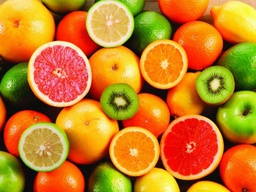
#> input picture images/fruits.jpg, 256 x 192 px, shrunk from 1024 x 768 before the run
$ python SobelEdgeDetector.py
#> lines starting #> are read from the running program, lines starting #| are printed output that depends on the picture
from PIL import Image
from enum import Enum
import numpy as np


class Edge(Enum):
    X = 1
    Y = 2
    XY = 3


class SobelEdgeDetector:
    @staticmethod
    def _get_kernel(kernel_type: Edge):
        if kernel_type == Edge.X:
            kernel = np.array([[1, 2, 1], [0, 0, 0], [-1, -2, -1]])
        else:  # kernel_type == EDGE.Y:
            kernel = np.array([[1, 0, -1], [2, 0, -2], [1, 0, -1]])
        return kernel

    @staticmethod
    def _L_edge_detect(image: Image, kernel_type: Edge = Edge.XY):
        def _kernel_step(x_, y_):
            num = np_img[y_:y_ + kernel_size, x_:x_ + kernel_size]
            return round(np.sum(num * kernel))

        w, h = image.size
        np_img = np.array(image)
        kernel_size = 3
        padding = kernel_size // 2
        if kernel_type == Edge.XY:
            x_img = SobelEdgeDetector._L_edge_detect(image, Edge.X)
            y_img = SobelEdgeDetector._L_edge_detect(image, Edge.Y)
            xy_img = np.linalg.norm(np.dstack((x_img, y_img)), axis=2).astype(int)
            new_im = Image.fromarray(xy_img)
            return new_im
        else:
            kernel = SobelEdgeDetector._get_kernel(kernel_type)
            w_new, h_new = w - 2 * padding, h - 2 * padding
            new_im = Image.new("L", (w_new, h_new))
            for x in range(w_new):
                for y in range(h_new):
                    avg_ = _kernel_step(x, y)
                    new_im.putpixel((x, y), avg_)
            return new_im

    @staticmethod
    def edge_detect(image: Image, kernel_type: Edge = Edge.XY):
        if image.mode == 'L':
            return SobelEdgeDetector._L_edge_detect(image, kernel_type)
        else:
            xy_img = np.linalg.norm(np.dstack([
                SobelEdgeDetector._L_edge_detect(ch, kernel_type) for ch in image.split()
            ]), axis=2).astype(int)
            new_im = Image.fromarray(xy_img).convert('L')
            return new_im


if __name__ == "__main__":
    filename = '../images/fruits.jpg'

    with Image.open(filename) as img:
#> img is the input picture: PIL image 256x192 RGB; mean R, G, B 194.6, 123.9, 35.6
        img.load()

    img_bw = img.convert('L')
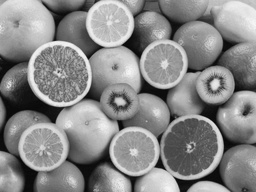
#> img_bw: PIL image 256x192 L; min 3, max 248, mean 134.9
    edges = SobelEdgeDetector.edge_detect(img)
#> in _L_edge_detect (call 2), `new_im = Image.new("L", (w_new, h_new))`: new_im: PIL image 254x190 L; every value is 0
#> after the loop in _L_edge_detect (call 2), `for x in range(w_new):`:
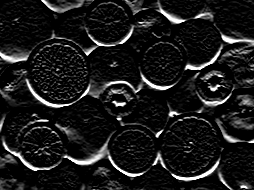
#> new_im: PIL image 254x190 L; min 0, max 255, mean 27.2
#> in _L_edge_detect, `x_img = SobelEdgeDetector._L_edge_detect(image, Edge.X)`:
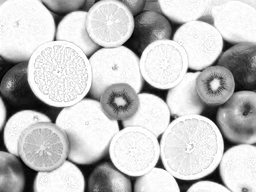
#> image: PIL image 256x192 L; min 0, max 255, mean 194.6
#> the loop in _L_edge_detect (call 3), `for x in range(w_new):` made 254 passes
#> after the loop in _L_edge_detect (call 3), `for x in range(w_new):`:
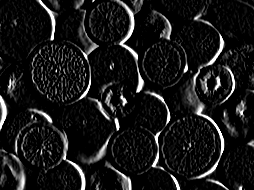
#> new_im: PIL image 254x190 L; min 0, max 255, mean 25.4
#> in _L_edge_detect, `xy_img = np.linalg.norm(np.dstack((x_img, y_img)), axis=2).astype(int)`:
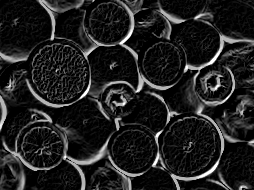
#> xy_img: shape (190, 254) int64; min 0, max 360, mean 47.2; drawn with min black and max white
#> (the run stopped early here; a loop or call above may not have finished)

$ run again, with images/cow.jpg copied over images/fruits.jpg
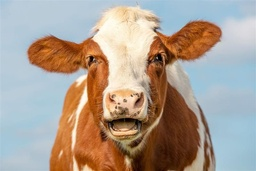
#> input picture images/cow.jpg, 256 x 171 px, shrunk from 800 x 533 before the run
#> img is the input picture: PIL image 256x171 RGB; mean R, G, B 171.8, 158.1, 146
#> in _L_edge_detect, `x_img = SobelEdgeDetector._L_edge_detect(image, Edge.X)`:
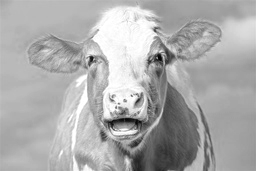
#> image: PIL image 256x171 L; min 1, max 255, mean 171.8
#> in _L_edge_detect, `xy_img = np.linalg.norm(np.dstack((x_img, y_img)), axis=2).astype(int)`:
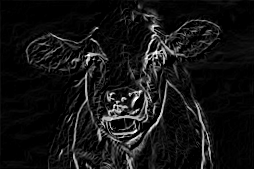
#> xy_img: shape (169, 254) int64; min 0, max 360, mean 28.5; drawn with min black and max white
